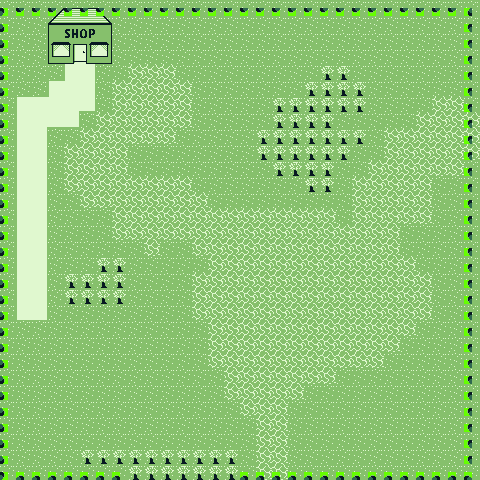

A 2D game scene composited from a Tiled map and its tileset images. What follows is a short description and the map's XML, with every tile layer's data as written:
An orthogonal 30x30 tile map with 16x16 px tiles, 3 tile layers (Tile Layer 1, Tile Layer 2, Kachelebene 3).

<map version="1.10" tiledversion="1.11.1" orientation="orthogonal" renderorder="right-down" width="30" height="30" tilewidth="16" tileheight="16" infinite="0" nextlayerid="4" nextobjectid="1">
 <tileset firstgid="1" source="overworld.tsx" />
 <layer id="1" name="Tile Layer 1" width="30" height="30">
  <data encoding="csv">
4,4,4,4,4,4,4,4,4,4,4,4,4,4,4,4,4,4,4,4,4,4,4,4,4,4,4,4,4,4,
4,4,4,4,4,4,4,4,4,4,4,4,4,4,4,4,4,4,4,4,4,4,4,4,4,4,4,4,4,4,
4,4,4,4,4,4,4,4,4,4,4,4,4,4,4,4,4,4,4,4,4,4,4,4,4,4,4,4,4,4,
4,4,4,31,0,0,0,4,4,4,4,4,4,4,4,4,4,4,4,4,4,4,4,4,4,4,4,4,4,4,
4,4,4,4,25,3221225497,4,4,3,3,3,4,4,4,4,4,4,4,4,4,4,4,4,4,4,4,4,4,4,4,
4,4,4,24,3221225502,3221225497,4,3,3,3,3,3,4,4,4,4,4,4,4,4,4,4,4,4,4,4,4,4,4,4,
4,24,2684354585,3221225502,30,3221225496,4,3,3,3,3,3,4,4,4,4,4,4,4,4,4,4,4,4,4,4,4,3,3,4,
4,25,30,1610612761,3221225496,4,3,3,3,3,3,3,4,4,4,4,4,4,4,4,4,4,4,4,4,4,3,3,3,3,
4,25,3221225497,4,4,3,3,3,3,3,3,4,4,4,4,4,4,4,4,4,4,4,4,4,3,3,3,3,3,3,
4,25,3221225497,4,3,3,3,3,4,4,4,4,4,4,4,4,4,4,4,4,4,4,4,4,3,3,3,3,3,3,
4,25,3221225497,4,3,3,3,3,4,4,4,4,4,4,4,4,4,4,4,4,4,4,4,3,3,3,3,3,3,4,
4,25,3221225497,4,3,3,3,3,3,3,3,3,4,4,4,4,4,4,4,4,4,4,3,3,3,3,3,4,4,4,
4,25,3221225497,4,4,3,3,3,3,3,3,3,3,4,4,4,4,4,4,4,4,4,3,3,3,3,3,4,4,4,
4,25,3221225497,4,4,4,4,3,3,3,3,3,3,3,3,3,3,3,3,3,3,4,3,3,3,3,3,4,4,4,
4,25,3221225497,4,4,4,4,3,3,3,3,3,3,3,3,3,3,3,3,3,3,3,3,3,3,4,4,4,4,4,
4,25,3221225497,4,4,4,4,4,4,3,4,4,3,3,3,3,3,3,3,3,3,3,3,3,3,4,4,4,4,4,
4,25,3221225497,4,4,4,4,4,4,4,4,4,4,3,3,3,3,3,3,3,3,3,3,3,3,3,4,4,4,4,
4,25,3221225497,4,4,4,4,4,4,4,4,4,3,3,3,3,3,3,3,3,3,3,3,3,3,3,3,4,4,4,
4,25,3221225497,4,4,4,4,4,4,4,4,4,3,3,3,3,3,3,3,3,3,3,3,3,3,3,3,4,4,4,
4,25,3221225497,4,4,4,4,4,4,4,4,4,3,3,3,3,3,3,3,3,3,3,3,3,3,3,3,4,4,4,
4,4,4,4,4,4,4,4,4,4,4,4,4,3,3,3,3,3,3,3,3,3,3,3,3,3,4,4,4,4,
4,4,4,4,4,4,4,4,4,4,4,4,4,3,3,3,3,3,3,3,3,3,3,3,3,4,4,4,4,4,
4,4,4,4,4,4,4,4,4,4,4,4,4,3,3,3,3,3,3,3,3,3,3,3,4,4,4,4,4,4,
4,4,4,4,4,4,4,4,4,4,4,4,4,4,3,3,3,3,3,3,3,4,4,4,4,4,4,4,4,4,
4,4,4,4,4,4,4,4,4,4,4,4,4,4,3,3,3,3,3,4,4,4,4,4,4,4,4,4,4,4,
4,4,4,4,4,4,4,4,4,4,4,4,4,4,4,3,3,3,4,4,4,4,4,4,4,4,4,4,4,4,
4,4,4,4,4,4,4,4,4,4,4,4,4,4,4,4,3,3,4,4,4,4,4,4,4,4,4,4,4,4,
4,4,4,4,4,4,4,4,4,4,4,4,4,4,4,4,3,3,4,4,4,4,4,4,4,4,4,4,4,4,
4,4,4,4,4,4,4,4,4,4,4,4,4,4,4,4,3,3,4,4,4,4,4,4,4,4,4,4,4,4,
4,4,4,4,4,4,4,4,4,4,4,4,4,4,4,4,3,3,4,4,4,4,4,4,4,4,4,4,4,4
</data>
 </layer>
 <layer id="2" name="Tile Layer 2" width="30" height="30">
  <data encoding="csv">
3221225506,3221225506,3221225506,3221225506,3221225506,3221225506,3221225506,3221225506,3221225506,3221225506,3221225506,3221225506,3221225506,3221225506,3221225506,3221225506,3221225506,3221225506,3221225506,3221225506,3221225506,3221225506,3221225506,3221225506,3221225506,3221225506,3221225506,3221225506,3221225506,3221225506,
2684354594,0,0,0,0,0,0,0,0,0,0,0,0,0,0,0,0,0,0,0,0,0,0,0,0,0,0,0,0,1610612770,
2684354594,0,0,0,0,0,0,0,0,0,0,0,0,0,0,0,0,0,0,0,0,0,0,0,0,0,0,0,0,1610612770,
2684354594,0,0,0,0,0,0,0,0,0,0,0,0,0,0,0,0,0,0,0,0,0,0,0,0,0,0,0,0,1610612770,
2684354594,0,0,0,0,0,0,0,0,0,0,0,0,0,0,0,0,0,0,0,33,33,0,0,0,0,0,0,0,1610612770,
2684354594,0,0,0,0,0,0,0,0,0,0,0,0,0,0,0,0,0,0,33,33,33,33,0,0,0,0,0,0,1610612770,
2684354594,0,0,0,0,0,0,0,0,0,0,0,0,0,0,0,0,33,33,33,33,33,33,4,0,0,0,0,0,1610612770,
2684354594,0,0,0,0,0,0,0,0,0,0,0,0,0,0,0,0,33,33,33,33,0,0,0,0,0,0,0,0,1610612770,
2684354594,0,0,0,0,0,0,0,0,0,0,0,0,0,0,0,33,33,33,33,33,33,33,0,0,0,0,0,0,1610612770,
2684354594,0,0,0,0,0,0,0,0,0,0,0,0,0,0,0,33,33,33,33,33,33,0,0,0,0,0,0,0,1610612770,
2684354594,0,0,0,0,0,0,0,0,0,0,0,0,0,0,0,0,33,33,33,33,0,0,0,0,0,0,0,0,1610612770,
2684354594,0,0,0,0,0,0,0,0,0,0,0,0,0,0,0,0,0,0,33,33,0,0,0,0,0,0,0,0,1610612770,
2684354594,0,0,0,0,0,0,0,0,0,0,0,0,0,0,0,0,0,0,0,0,0,0,0,0,0,0,0,0,1610612770,
2684354594,0,0,0,0,0,0,0,0,0,0,0,0,0,0,0,0,0,0,0,0,0,0,0,0,0,0,0,0,1610612770,
2684354594,0,0,0,0,0,0,0,0,0,0,0,0,0,0,0,0,0,0,0,0,0,0,0,0,0,0,0,0,1610612770,
2684354594,0,0,0,0,0,0,0,0,0,0,0,0,0,0,0,0,0,0,0,0,0,0,0,0,0,0,0,0,1610612770,
2684354594,0,0,0,0,0,33,33,0,0,0,0,0,0,0,0,0,0,0,0,0,0,0,0,0,0,0,0,0,1610612770,
2684354594,0,0,0,33,33,33,33,0,0,0,0,0,0,0,0,0,0,0,0,0,0,0,0,0,0,0,0,0,1610612770,
2684354594,0,0,0,33,33,33,33,0,0,0,0,0,0,0,0,0,0,0,0,0,0,0,0,0,0,0,0,0,1610612770,
2684354594,0,0,0,0,0,0,0,0,0,0,0,0,0,0,0,0,0,0,0,0,0,0,0,0,0,0,0,0,1610612770,
2684354594,0,0,0,0,0,0,0,0,0,0,0,0,0,0,0,0,0,0,0,0,0,0,0,0,0,0,0,0,1610612770,
2684354594,0,0,0,0,0,0,0,0,0,0,0,0,0,0,0,0,0,0,0,0,0,0,0,0,0,0,0,0,1610612770,
2684354594,0,0,0,0,0,0,0,0,0,0,0,0,0,0,0,0,0,0,0,0,0,0,0,0,0,0,0,0,1610612770,
2684354594,0,0,0,0,0,0,0,0,0,0,0,0,0,0,0,0,0,0,0,0,0,0,0,0,0,0,0,0,1610612770,
2684354594,0,0,0,0,0,0,0,0,0,0,0,0,0,0,0,0,0,0,0,0,0,0,0,0,0,0,0,0,1610612770,
2684354594,0,0,0,0,0,0,0,0,0,0,0,0,0,0,0,0,0,0,0,0,0,0,0,0,0,0,0,0,1610612770,
2684354594,0,0,0,0,0,0,0,0,0,0,0,0,0,0,0,0,0,0,0,0,0,0,0,0,0,0,0,0,1610612770,
2684354594,0,0,0,0,0,0,0,0,0,0,0,0,0,0,0,0,0,0,0,0,0,0,0,0,0,0,0,0,1610612770,
2684354594,0,0,0,0,33,33,33,33,33,33,33,33,33,33,0,0,0,0,0,0,0,0,0,0,0,0,0,0,1610612770,
34,34,34,34,34,34,34,34,33,33,33,33,33,33,33,34,34,34,34,34,34,34,34,34,34,34,34,34,34,1610612770
</data>
 </layer>
 <layer id="3" name="Kachelebene 3" width="30" height="30">
  <data encoding="csv">
3758096418,0,0,0,0,0,0,0,0,0,0,0,0,0,0,0,0,0,0,0,0,0,0,0,0,0,0,0,0,536870946,
0,0,0,0,0,0,0,0,0,0,0,0,0,0,0,0,0,0,0,0,0,0,0,0,0,0,0,0,0,0,
0,0,0,0,0,0,0,0,0,0,0,0,0,0,0,0,0,0,0,0,0,0,0,0,0,0,0,0,0,0,
0,0,0,0,0,0,0,0,0,0,0,0,0,0,0,0,0,0,0,0,0,0,0,0,0,0,0,0,0,0,
0,0,0,0,0,0,0,0,0,0,0,0,0,0,0,0,0,0,0,0,0,0,0,0,0,0,0,0,0,0,
0,0,0,0,0,0,0,0,0,0,0,0,0,0,0,0,0,0,0,0,0,0,0,0,0,0,0,0,0,0,
0,0,0,0,0,0,0,0,0,0,0,0,0,0,0,0,0,0,0,0,0,0,0,0,0,0,0,0,0,0,
0,0,0,0,0,0,0,0,0,0,0,0,0,0,0,0,0,0,0,0,0,0,0,0,0,0,0,0,0,0,
0,0,0,0,0,0,0,0,0,0,0,0,0,0,0,0,0,0,0,0,0,0,0,0,0,0,0,0,0,0,
0,0,0,0,0,0,0,0,0,0,0,0,0,0,0,0,0,0,0,0,0,0,0,0,0,0,0,0,0,0,
0,0,0,0,0,0,0,0,0,0,0,0,0,0,0,0,0,0,0,0,0,0,0,0,0,0,0,0,0,0,
0,0,0,0,0,0,0,0,0,0,0,0,0,0,0,0,0,0,0,0,0,0,0,0,0,0,0,0,0,0,
0,0,0,0,0,0,0,0,0,0,0,0,0,0,0,0,0,0,0,0,0,0,0,0,0,0,0,0,0,0,
0,0,0,0,0,0,0,0,0,0,0,0,0,0,0,0,0,0,0,0,0,0,0,0,0,0,0,0,0,0,
0,0,0,0,0,0,0,0,0,0,0,0,0,0,0,0,0,0,0,0,0,0,0,0,0,0,0,0,0,0,
0,0,0,0,0,0,0,0,0,0,0,0,0,0,0,0,0,0,0,0,0,0,0,0,0,0,0,0,0,0,
0,0,0,0,0,0,0,0,0,0,0,0,0,0,0,0,0,0,0,0,0,0,0,0,0,0,0,0,0,0,
0,0,0,0,0,0,0,0,0,0,0,0,0,0,0,0,0,0,0,0,0,0,0,0,0,0,0,0,0,0,
0,0,0,0,0,0,0,0,0,0,0,0,0,0,0,0,0,0,0,0,0,0,0,0,0,0,0,0,0,0,
0,0,0,0,0,0,0,0,0,0,0,0,0,0,0,0,0,0,0,0,0,0,0,0,0,0,0,0,0,0,
0,0,0,0,0,0,0,0,0,0,0,0,0,0,0,0,0,0,0,0,0,0,0,0,0,0,0,0,0,0,
0,0,0,0,0,0,0,0,0,0,0,0,0,0,0,0,0,0,0,0,0,0,0,0,0,0,0,0,0,0,
0,0,0,0,0,0,0,0,0,0,0,0,0,0,0,0,0,0,0,0,0,0,0,0,0,0,0,0,0,0,
0,0,0,0,0,0,0,0,0,0,0,0,0,0,0,0,0,0,0,0,0,0,0,0,0,0,0,0,0,0,
0,0,0,0,0,0,0,0,0,0,0,0,0,0,0,0,0,0,0,0,0,0,0,0,0,0,0,0,0,0,
0,0,0,0,0,0,0,0,0,0,0,0,0,0,0,0,0,0,0,0,0,0,0,0,0,0,0,0,0,0,
0,0,0,0,0,0,0,0,0,0,0,0,0,0,0,0,0,0,0,0,0,0,0,0,0,0,0,0,0,0,
0,0,0,0,0,0,0,0,0,0,0,0,0,0,0,0,0,0,0,0,0,0,0,0,0,0,0,0,0,0,
0,0,0,0,0,0,0,0,0,0,0,0,0,0,0,0,0,0,0,0,0,0,0,0,0,0,0,0,0,0,
3758096418,0,0,0,0,0,0,0,0,0,0,0,0,0,0,0,0,0,0,0,0,0,0,0,0,0,0,0,0,2147483682
</data>
 </layer>
</map>